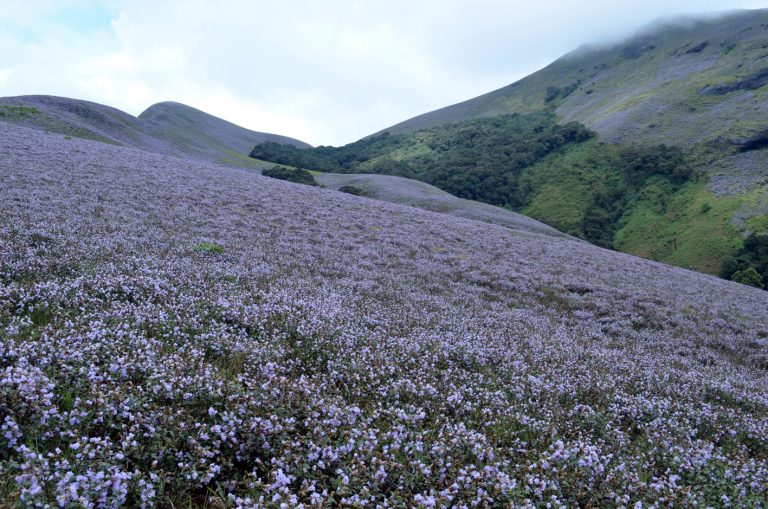
#> input picture img-1.jpg, 768 x 509 px
$ jupyter execute ex.5.5.ipynb
#> lines starting #> are read from the running program, lines starting #| are printed output that depends on the picture
[cell 1]
import numpy as np
import cv2
import matplotlib.pyplot as plt
input_image = cv2.imread("img-1.jpg")
#> input_image is the input picture: shape (509, 768, 3); mean B, G, R 134.1, 121.6, 113.7
input_image = cv2.cvtColor(input_image,cv2.COLOR_BGR2RGB)
plt.axis('off')
plt.imshow(input_image)
plt.show()
rows,cols,dim = input_image.shape
#> rows = 509; cols = 768; dim = 3
angle = np.radians(30)
M = np.float32([[np.cos(angle),-(np.sin(angle)),0],
               [np.sin(angle),np.cos(angle),0],
               [0,0,1]])
rotated_image = cv2.warpPerspective(input_image,M,(int(cols),int(rows)))
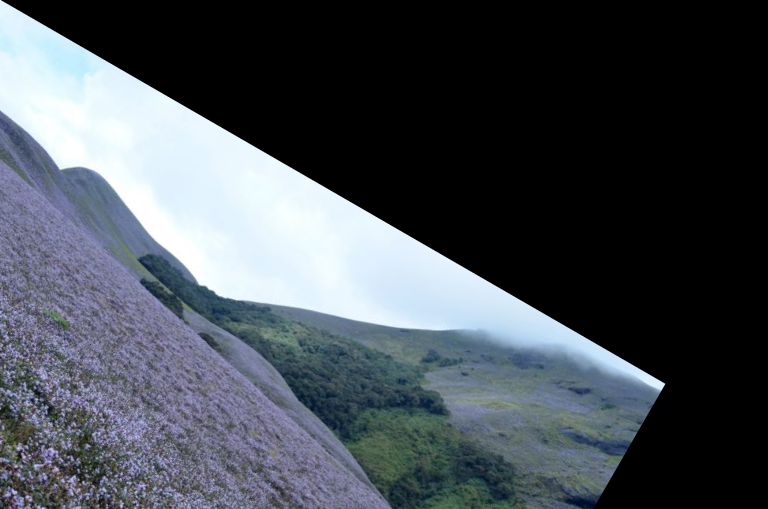
#> rotated_image: shape (509, 768, 3); mean R, G, B 71.9, 78, 85.2
plt.axis('off')
plt.imshow(rotated_image)
plt.show()


$ run again, with q1.png saved as img-1.jpg
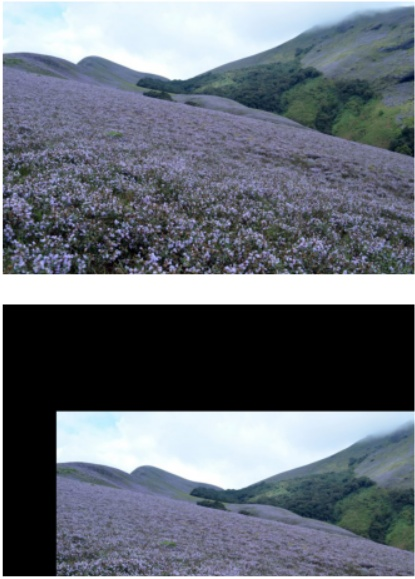
#> input picture q1.png, 415 x 579 px
#> input_image is the input picture: shape (579, 415, 3); mean B, G, R 119.9, 110.4, 104
#> `rotated_image = cv2.warpPerspective(input_image,M,(int(cols),int(rows)))`:
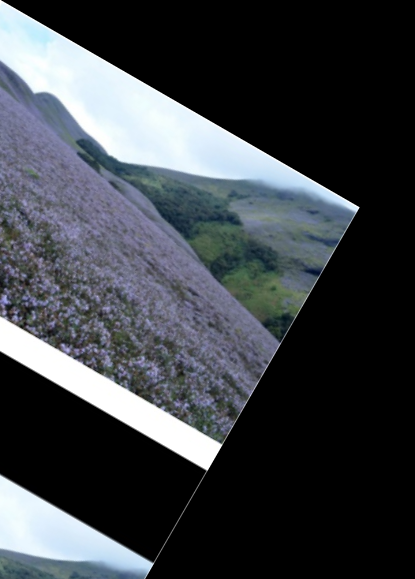
#> rotated_image: shape (579, 415, 3); mean R, G, B 61, 65.1, 70.2

$ run again, with q2.png saved as img-1.jpg
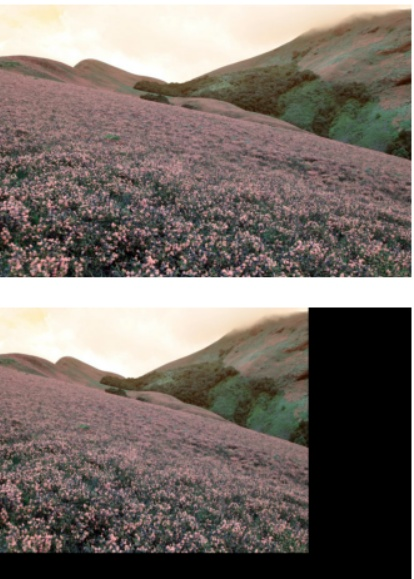
#> input picture q2.png, 414 x 579 px
#> input_image is the input picture: shape (579, 414, 3); mean B, G, R 105.4, 111.7, 121.4
#> `rotated_image = cv2.warpPerspective(input_image,M,(int(cols),int(rows)))`:
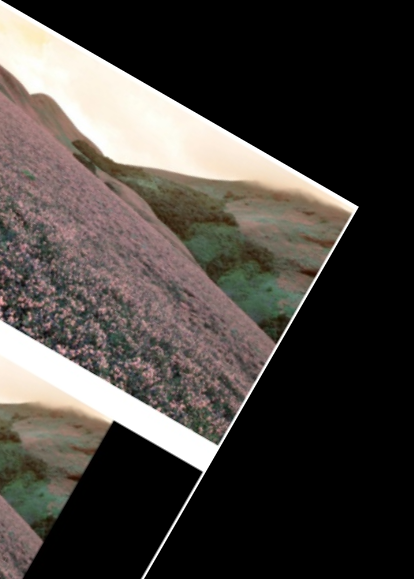
#> rotated_image: shape (579, 414, 3); mean R, G, B 71.2, 66.2, 61.9

$ run again, with q3.png saved as img-1.jpg
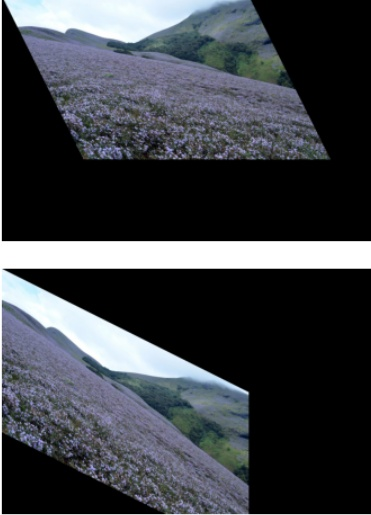
#> input picture q3.png, 371 x 515 px
#> input_image is the input picture: shape (515, 371, 3); mean B, G, R 69.7, 64.5, 61.3
#> `rotated_image = cv2.warpPerspective(input_image,M,(int(cols),int(rows)))`:
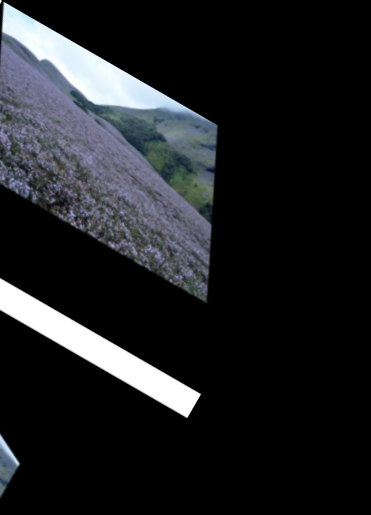
#> rotated_image: shape (515, 371, 3); mean R, G, B 31.2, 32.9, 35.5
